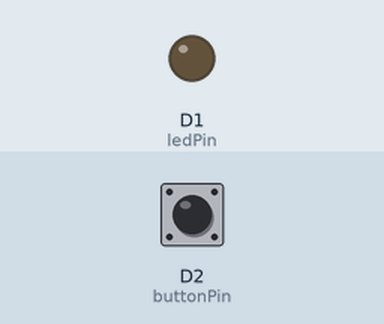
A sketch run on a simulated ESP8266 (NodeMCU). Parts: output pins drawn as LEDs (lit = HIGH). Inputs (shaded band) come from the test bench; at power-on: D2 (buttonPin) HIGH.

Above: at 1.2 s.
1.3 s: D2 (buttonPin) pulled LOW for 0.15 s
At 1.37 s:
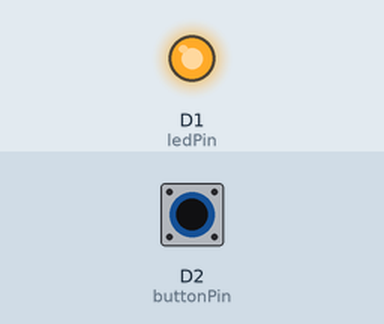
2.9 s: D2 (buttonPin) pulled LOW for 3.2 s
At 6.4 s:
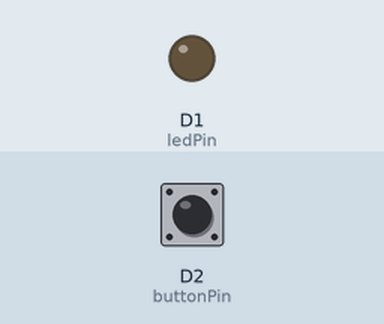
Timing chart, 0 to 7.9 s (numbered marks = the images above; inputs shaded):
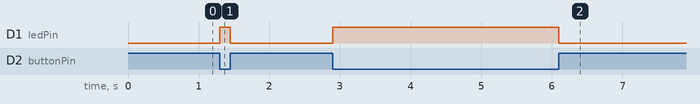

Measured:
- after the input at 1.3 s, D1 (ledPin): LOW → HIGH at once, → LOW 0.15 s later
- after the input at 2.9 s, D1 (ledPin): LOW → HIGH at once, → LOW 3.2 s later

The sketch:

Led_Button_pressed_led_on_released_Led_off.ino
```cpp
const int ledPin = D1;     // LED connected to digital pin D5
const int buttonPin = D2;  // Button connected to digital pin D6

void setup() {
  // Initialize the LED pin as an output
  pinMode(ledPin, OUTPUT);

  // Initialize the button pin as an input with pull-up
  pinMode(buttonPin, INPUT_PULLUP);
}

void loop() {
  // Read the state of the button
  int buttonState = digitalRead(buttonPin);

  // If the button is pressed
  if (buttonState == LOW) {
    // Turn the LED on
    digitalWrite(ledPin, HIGH);
  } else {
    // Turn the LED off
    digitalWrite(ledPin, LOW);
  }
}
```
